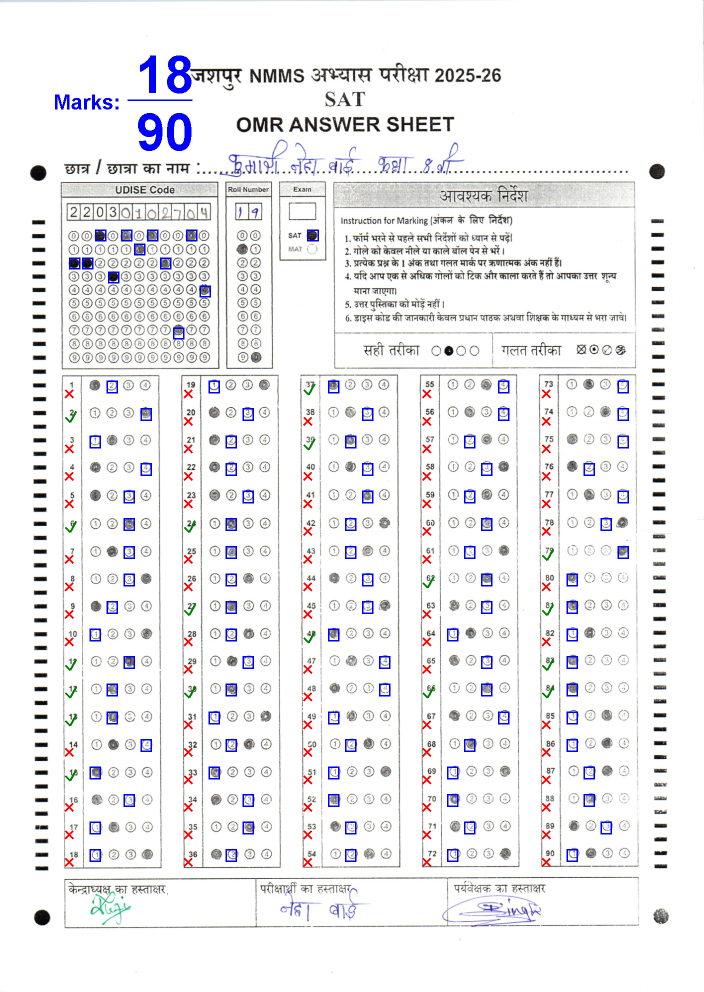
#> input picture img20260123_15145071.jpg, 1408 x 1983 px (shown at 1/2 size); its folder holds only this picture in this run
$ python -i omr_main.py   (imports and definitions only)
#> lines starting #> are read from the running program, lines starting #| are printed output that depends on the picture; after the words box and inside, x2 and y2 are one past the last pixel; in counts of white or black regions, pixels touching at a corner belong together
#> further down, picture is the input picture: shape (1983, 1408, 3); mean B, G, R 240.4, 237.6, 238.4

import cv2
import numpy as np
import pytesseract
import json
import imutils
import os
import base64
from collections import defaultdict

class OMRSystem:
    def __init__(self):
        # Configuration
        self.tesseract_cmd = r'C:\Program Files\Tesseract-OCR\tesseract.exe'
        if os.path.exists(self.tesseract_cmd):
            pytesseract.pytesseract.tesseract_cmd = self.tesseract_cmd

    def preprocess_image(self, image):
        gray = cv2.cvtColor(image, cv2.COLOR_BGR2GRAY)
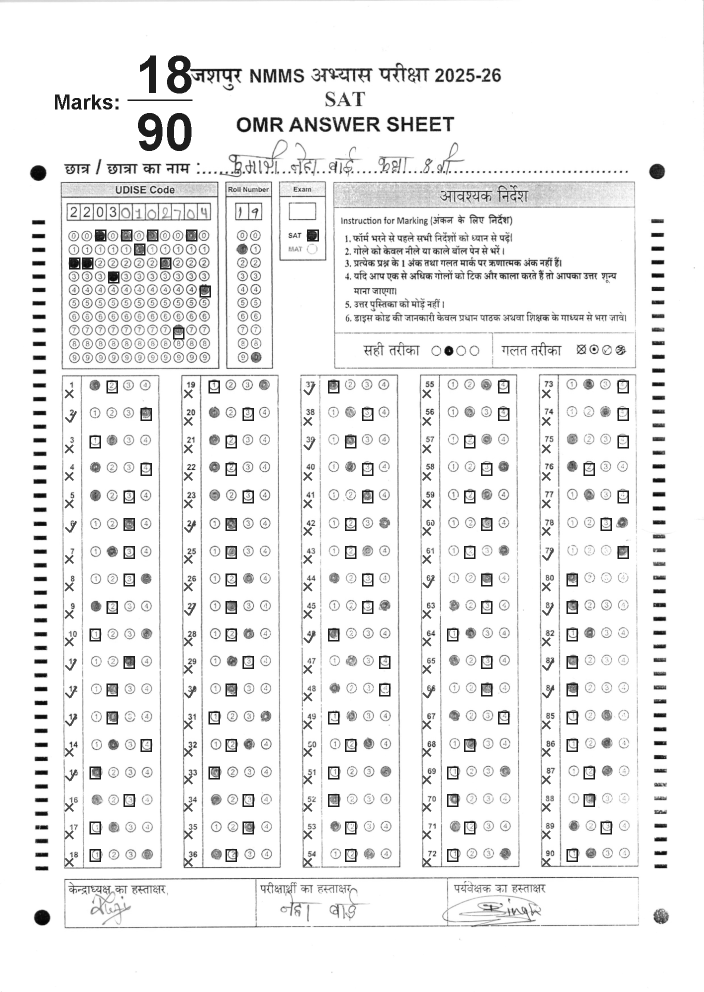
#> gray: shape (1983, 1408) (shown at 1/2 size); min 2, max 255, mean 238.1
        blurred = cv2.GaussianBlur(gray, (5, 5), 0)
        # adaptiveThreshold with C=2 (more sensitive to faint marks)
        thresh = cv2.adaptiveThreshold(blurred, 255, cv2.ADAPTIVE_THRESH_GAUSSIAN_C, cv2.THRESH_BINARY_INV, 31, 2)
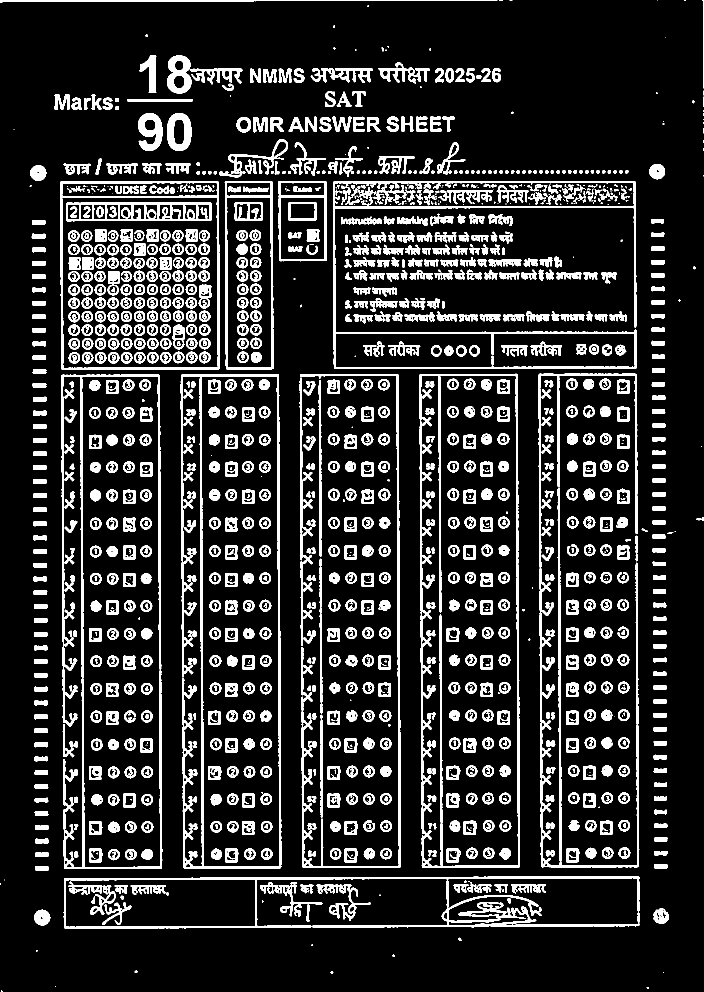
#> thresh: shape (1983, 1408) (shown at 1/2 size); 15.2% white; 1675 white regions (311 under 20 px), largest, box (x1, y1, x2, y2) and area: (361, 748, 563, 1737) 17102, (838, 747, 1040, 1736) 16449, (1076, 747, 1279, 1735) 15793

        # Morphological operations to enhance/connect potentially broken pencil marks
        kernel = cv2.getStructuringElement(cv2.MORPH_RECT, (3, 3))
        thresh = cv2.morphologyEx(thresh, cv2.MORPH_CLOSE, kernel)
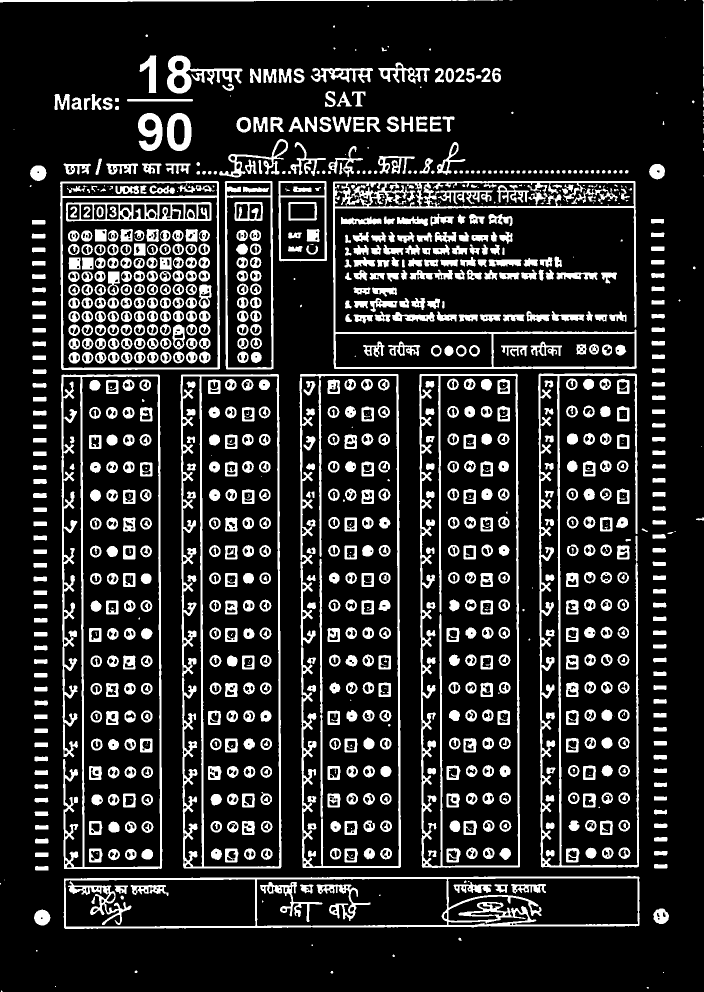
#> thresh: shape (1983, 1408) (shown at 1/2 size); 15.9% white; 1072 white regions (164 under 20 px), largest, box (x1, y1, x2, y2) and area: (666, 362, 1274, 738) 20144, (361, 748, 563, 1737) 18949, (122, 749, 325, 1738) 18877
        return gray, thresh

    # [623 lines left out: functions find_bubbles, group_bubbles_into_columns, group_columns_into_blocks, analyze_block, extract_answers_from_question_block, extract_digits_from_grid_block and 2 more, not called in this run]

# [17 lines not run here, left out]

>>> import cv2
>>> picture = cv2.imread('img20260123_15145071.jpg')
>>> result = OMRSystem().preprocess_image(picture)

$ run again, on coordinate_guide.jpg
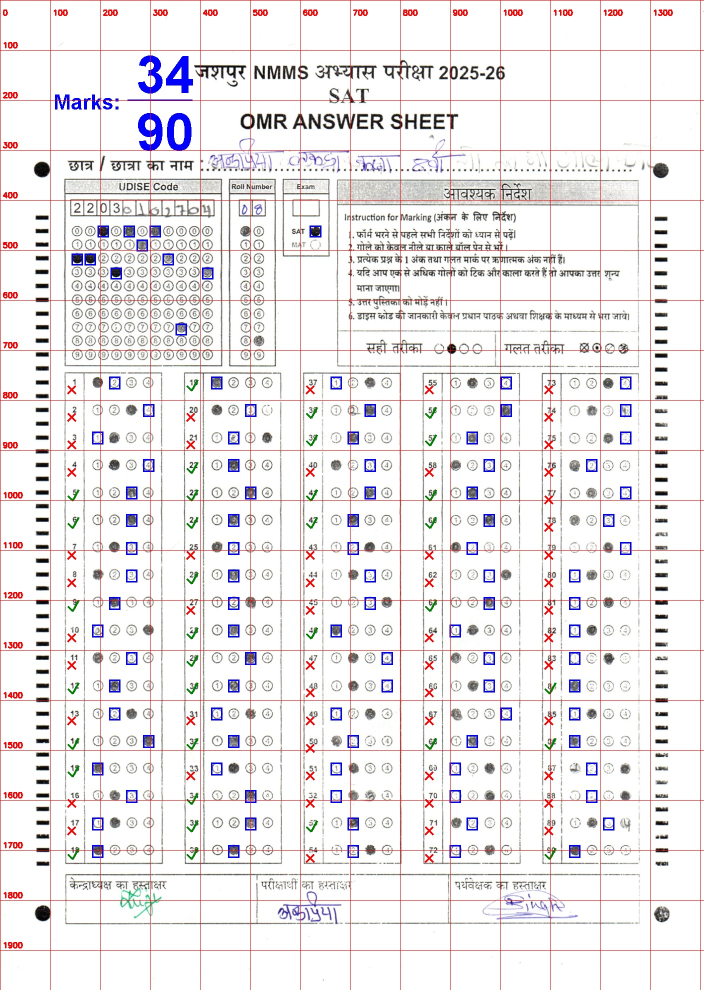
#> input picture coordinate_guide.jpg, 1408 x 1979 px (shown at 1/2 size)
#> picture is the input picture: shape (1979, 1408, 3); mean B, G, R 233.8, 231.9, 236.2
#> in preprocess_image, `thresh = cv2.adaptiveThreshold(blurred, 255, cv2.ADAPTIVE_THRESH_GAUSS..`:
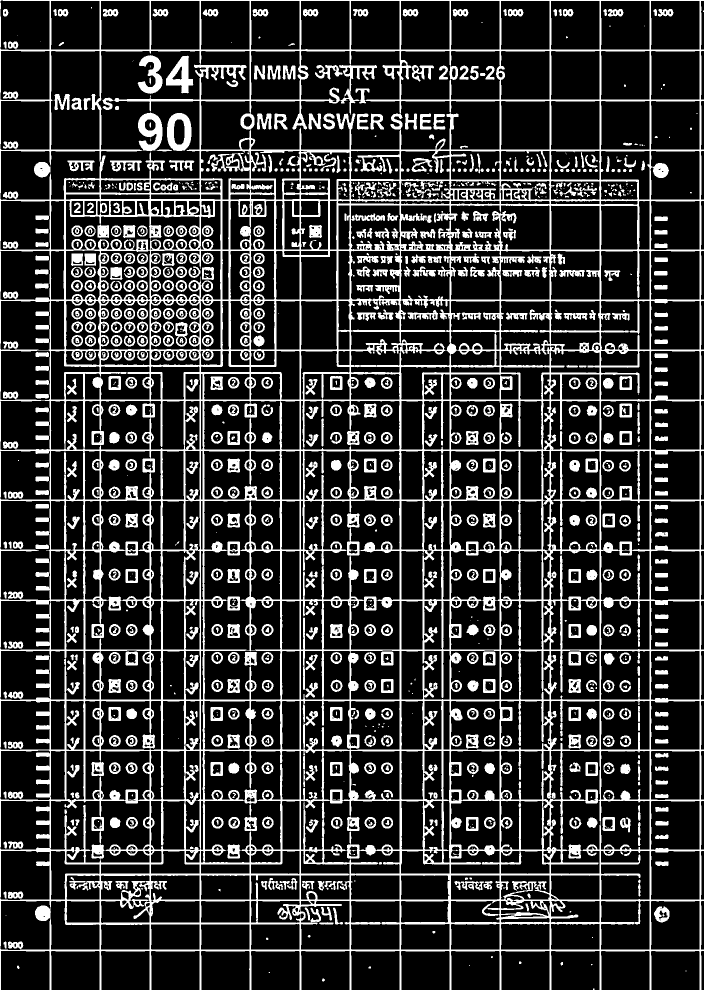
#> thresh: shape (1979, 1408) (shown at 1/2 size); 20.6% white; 1320 white regions (337 under 20 px), largest, box (x1, y1, x2, y2) and area: (0, 0, 1408, 1979) 396994, (276, 225, 325, 303) 2262, (334, 226, 383, 302) 2200
#> in preprocess_image, `thresh = cv2.morphologyEx(thresh, cv2.MORPH_CLOSE, kernel)`:
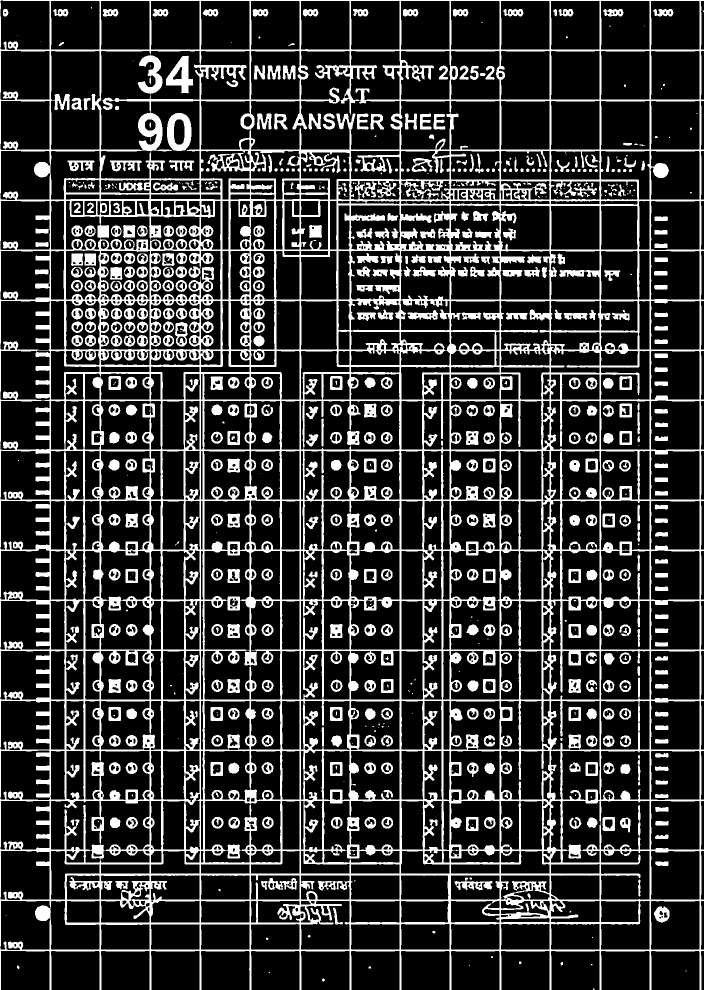
#> thresh: shape (1979, 1408) (shown at 1/2 size); 21.4% white; 669 white regions (187 under 20 px), largest, box (x1, y1, x2, y2) and area: (0, 0, 1408, 1979) 463331, (334, 226, 383, 302) 2204, (332, 111, 387, 187) 1992
